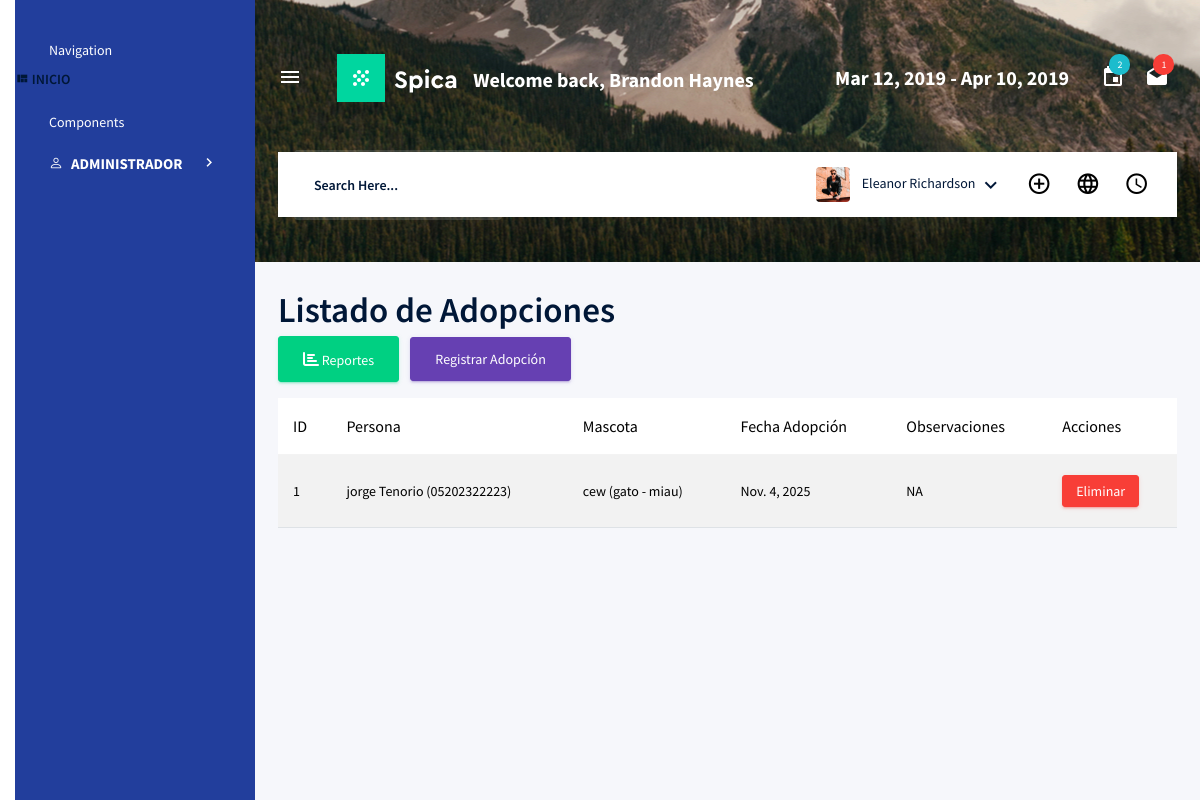
Screenshot of /adopciones/ with the database file from the repository.
### Aplicaciones/mascota/models.py (models this page shows, shortened)
class Adopcion(models.Model):
    persona = models.ForeignKey(Persona, on_delete=models.CASCADE)
    mascota = models.ForeignKey(Mascota, on_delete=models.CASCADE)
    fecha_adopcion = models.DateField()
    observaciones = models.TextField(null=True, blank=True)

class Persona(models.Model):
    nombre = models.CharField(max_length=100)
    apellido = models.CharField(max_length=100)
    cedula = models.CharField(max_length=20, unique=True)
    telefono = models.CharField(max_length=20)
    direccion = models.CharField(max_length=200)
    def __str__(self):
        return f"{self.nombre} {self.apellido} ({self.cedula})"

class Mascota(models.Model):
    ESTADO_CHOICES = [
        ('disponible', 'Disponible'),
        ('no_disponible', 'No Disponible'),
    ]
    nombre = models.CharField(max_length=100)
    tipo = models.CharField(max_length=50)
    raza = models.CharField(max_length=100)
    sexo = models.CharField(max_length=10)
    fecha_ingreso = models.DateField()
    estado = models.CharField(max_length=15, choices=ESTADO_CHOICES, default='disponible')
    observaciones = models.TextField(null=True, blank=True)
    def __str__(self):
        return f"{self.nombre} ({self.tipo} - {self.raza})"

### Aplicaciones/mascota/views.py (the view)
# urls.py: path('adopciones/', views.listar_adopciones, name='listar_adopciones'),
def listar_adopciones(request):
    adopciones = Adopcion.objects.select_related('persona', 'mascota').all()
    return render(request, 'mascotas/listar_adopciones.html', {'adopciones': adopciones})

### Aplicaciones/mascota/templates/mascotas/listar_adopciones.html (shortened to what this page needs)
{% extends './index.html' %}
{% block body %}
<h1>Listado de Adopciones</h1>
<a href="{% url 'reportes_adopciones' %}" class="btn btn-success mb-3 me-2">
    <i class="fa fa-chart-bar"></i> Reportes
</a>
<a href="{% url 'crear_adopcion' %}" class="btn btn-primary mb-3">Registrar Adopción</a>
<table class="table table-striped">
    <thead>
        <tr>
            <th>ID</th><th>Persona</th><th>Mascota</th><th>Fecha Adopción</th><th>Observaciones</th><th>Acciones</th>
        </tr>
    </thead>
    <tbody>
        {% for adopcion in adopciones %}
        <tr>
            <td>{{ adopcion.id }}</td>
            <td>{{ adopcion.persona }}</td>
            <td>{{ adopcion.mascota }}</td>
            <td>{{ adopcion.fecha_adopcion }}</td>
            <td>{{ adopcion.observaciones }}</td>
            <td>
                <a href="{% url 'eliminar_adopcion' adopcion.id %}" class="btn btn-danger btn-sm" onclick="return confirm('¿Eliminar esta adopción?');">Eliminar</a>
            </td>
        </tr>
        {% empty %}
        <tr><td colspan="6">No hay adopciones registradas.</td></tr>
        {% endfor %}
    </tbody>
</table>
{% endblock %}

### rows the page displays
Adopcion: id "1", persona "jorge Tenorio (05202322223)", mascota "cew (gato - miau)", fecha_adopcion "Nov. 4, 2025", observaciones "NA"
